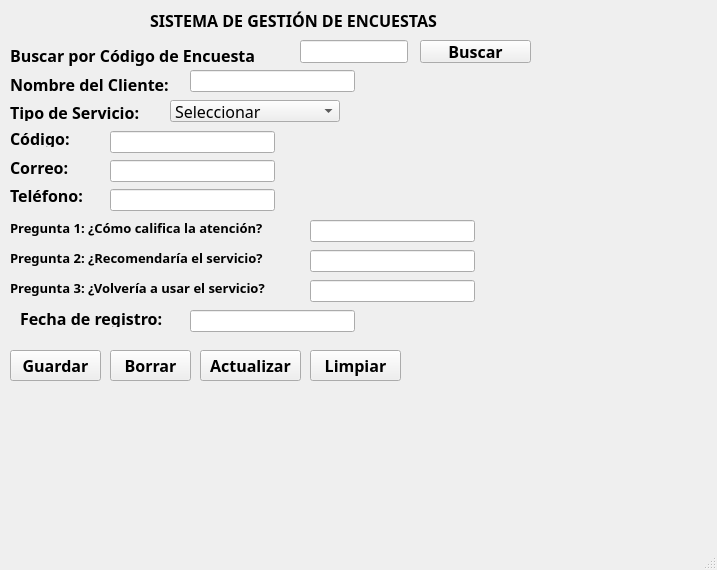
<?xml version="1.0" encoding="UTF-8"?>
<ui version="4.0">
 <class>Encuestas</class>
 <widget class="QMainWindow" name="Encuestas">
  <property name="geometry">
   <rect>
    <x>0</x>
    <y>0</y>
    <width>717</width>
    <height>570</height>
   </rect>
  </property>
  <property name="windowTitle">
   <string>Sistema de Encuestas de Satisfacción del Cliente</string>
  </property>
  <widget class="QWidget" name="centralwidget">
   <widget class="QLabel" name="lbSistemadegestiondeencuestas">
    <property name="geometry">
     <rect>
      <x>150</x>
      <y>0</y>
      <width>371</width>
      <height>41</height>
     </rect>
    </property>
    <property name="font">
     <font>
      <family>Arial Black</family>
      <pointsize>12</pointsize>
      <weight>75</weight>
      <bold>true</bold>
     </font>
    </property>
    <property name="text">
     <string>SISTEMA DE GESTIÓN DE ENCUESTAS</string>
    </property>
   </widget>
   <widget class="QLabel" name="lbpregunta_2">
    <property name="geometry">
     <rect>
      <x>10</x>
      <y>250</y>
      <width>291</width>
      <height>16</height>
     </rect>
    </property>
    <property name="font">
     <font>
      <family>Arial Black</family>
      <pointsize>10</pointsize>
      <weight>75</weight>
      <bold>true</bold>
     </font>
    </property>
    <property name="text">
     <string>Pregunta 2: ¿Recomendaría el servicio?</string>
    </property>
   </widget>
   <widget class="QLabel" name="lbpregunta_3">
    <property name="geometry">
     <rect>
      <x>10</x>
      <y>280</y>
      <width>291</width>
      <height>16</height>
     </rect>
    </property>
    <property name="font">
     <font>
      <family>Arial Black</family>
      <pointsize>10</pointsize>
      <weight>75</weight>
      <bold>true</bold>
     </font>
    </property>
    <property name="text">
     <string>Pregunta 3: ¿Volvería a usar el servicio?</string>
    </property>
   </widget>
   <widget class="QLineEdit" name="txtpregunta_2">
    <property name="geometry">
     <rect>
      <x>310</x>
      <y>250</y>
      <width>165</width>
      <height>22</height>
     </rect>
    </property>
    <property name="font">
     <font>
      <family>Arial Black</family>
      <pointsize>12</pointsize>
     </font>
    </property>
    <property name="text">
     <string/>
    </property>
    <property name="maxLength">
     <number>50</number>
    </property>
   </widget>
   <widget class="QLineEdit" name="txtpregunta_3">
    <property name="geometry">
     <rect>
      <x>310</x>
      <y>280</y>
      <width>165</width>
      <height>22</height>
     </rect>
    </property>
    <property name="font">
     <font>
      <family>Arial Black</family>
      <pointsize>12</pointsize>
     </font>
    </property>
    <property name="text">
     <string/>
    </property>
    <property name="maxLength">
     <number>50</number>
    </property>
   </widget>
   <widget class="QLabel" name="lbpregunta_1">
    <property name="geometry">
     <rect>
      <x>10</x>
      <y>220</y>
      <width>291</width>
      <height>16</height>
     </rect>
    </property>
    <property name="font">
     <font>
      <family>Arial Black</family>
      <pointsize>10</pointsize>
      <weight>75</weight>
      <bold>true</bold>
     </font>
    </property>
    <property name="text">
     <string>Pregunta 1: ¿Cómo califica la atención? </string>
    </property>
   </widget>
   <widget class="QLabel" name="lbfecha">
    <property name="geometry">
     <rect>
      <x>20</x>
      <y>310</y>
      <width>171</width>
      <height>17</height>
     </rect>
    </property>
    <property name="font">
     <font>
      <family>Arial Black</family>
      <pointsize>12</pointsize>
      <weight>75</weight>
      <bold>true</bold>
     </font>
    </property>
    <property name="text">
     <string>Fecha de registro:</string>
    </property>
   </widget>
   <widget class="QLabel" name="lbtipo">
    <property name="geometry">
     <rect>
      <x>10</x>
      <y>104</y>
      <width>161</width>
      <height>17</height>
     </rect>
    </property>
    <property name="font">
     <font>
      <family>Arial Black</family>
      <pointsize>12</pointsize>
      <weight>75</weight>
      <bold>true</bold>
     </font>
    </property>
    <property name="text">
     <string>Tipo de Servicio:</string>
    </property>
   </widget>
   <widget class="QLabel" name="lbnombre">
    <property name="geometry">
     <rect>
      <x>10</x>
      <y>76</y>
      <width>181</width>
      <height>17</height>
     </rect>
    </property>
    <property name="font">
     <font>
      <family>Arial Black</family>
      <pointsize>12</pointsize>
      <weight>75</weight>
      <bold>true</bold>
     </font>
    </property>
    <property name="text">
     <string>Nombre del Cliente:</string>
    </property>
   </widget>
   <widget class="QLabel" name="lbtelefono">
    <property name="geometry">
     <rect>
      <x>10</x>
      <y>187</y>
      <width>91</width>
      <height>17</height>
     </rect>
    </property>
    <property name="font">
     <font>
      <family>Arial Black</family>
      <pointsize>12</pointsize>
      <weight>75</weight>
      <bold>true</bold>
     </font>
    </property>
    <property name="text">
     <string>Teléfono:</string>
    </property>
   </widget>
   <widget class="QLabel" name="lbcorreo">
    <property name="geometry">
     <rect>
      <x>10</x>
      <y>159</y>
      <width>81</width>
      <height>17</height>
     </rect>
    </property>
    <property name="font">
     <font>
      <family>Arial Black</family>
      <pointsize>12</pointsize>
      <weight>75</weight>
      <bold>true</bold>
     </font>
    </property>
    <property name="text">
     <string>Correo:</string>
    </property>
   </widget>
   <widget class="QLabel" name="lbcodigo">
    <property name="geometry">
     <rect>
      <x>10</x>
      <y>130</y>
      <width>81</width>
      <height>17</height>
     </rect>
    </property>
    <property name="font">
     <font>
      <family>Arial Black</family>
      <pointsize>12</pointsize>
      <weight>75</weight>
      <bold>true</bold>
     </font>
    </property>
    <property name="text">
     <string>Código:</string>
    </property>
   </widget>
   <widget class="QLineEdit" name="txtpregunta_1">
    <property name="geometry">
     <rect>
      <x>310</x>
      <y>220</y>
      <width>165</width>
      <height>22</height>
     </rect>
    </property>
    <property name="font">
     <font>
      <family>Arial Black</family>
      <pointsize>12</pointsize>
     </font>
    </property>
    <property name="text">
     <string/>
    </property>
    <property name="maxLength">
     <number>50</number>
    </property>
   </widget>
   <widget class="QLineEdit" name="txttelefono">
    <property name="geometry">
     <rect>
      <x>110</x>
      <y>189</y>
      <width>165</width>
      <height>22</height>
     </rect>
    </property>
    <property name="font">
     <font>
      <family>Arial Black</family>
      <pointsize>12</pointsize>
     </font>
    </property>
    <property name="maxLength">
     <number>7</number>
    </property>
   </widget>
   <widget class="QLineEdit" name="txtnombre">
    <property name="geometry">
     <rect>
      <x>190</x>
      <y>70</y>
      <width>165</width>
      <height>22</height>
     </rect>
    </property>
    <property name="font">
     <font>
      <family>Arial Black</family>
      <pointsize>12</pointsize>
     </font>
    </property>
    <property name="maxLength">
     <number>50</number>
    </property>
   </widget>
   <widget class="QLineEdit" name="txtfecha">
    <property name="geometry">
     <rect>
      <x>190</x>
      <y>310</y>
      <width>165</width>
      <height>22</height>
     </rect>
    </property>
    <property name="font">
     <font>
      <family>Arial Black</family>
      <pointsize>12</pointsize>
     </font>
    </property>
    <property name="maxLength">
     <number>50</number>
    </property>
   </widget>
   <widget class="QComboBox" name="cbtipo">
    <property name="geometry">
     <rect>
      <x>170</x>
      <y>100</y>
      <width>170</width>
      <height>22</height>
     </rect>
    </property>
    <property name="font">
     <font>
      <family>Arial Black</family>
      <pointsize>12</pointsize>
     </font>
    </property>
    <item>
     <property name="text">
      <string>Seleccionar</string>
     </property>
    </item>
    <item>
     <property name="text">
      <string>Presencial</string>
     </property>
    </item>
    <item>
     <property name="text">
      <string>Virtual</string>
     </property>
    </item>
    <item>
     <property name="text">
      <string>Mixto</string>
     </property>
    </item>
   </widget>
   <widget class="QLineEdit" name="txtcodigo">
    <property name="geometry">
     <rect>
      <x>110</x>
      <y>131</y>
      <width>165</width>
      <height>22</height>
     </rect>
    </property>
    <property name="font">
     <font>
      <family>Arial Black</family>
      <pointsize>12</pointsize>
     </font>
    </property>
    <property name="maxLength">
     <number>10</number>
    </property>
   </widget>
   <widget class="QLineEdit" name="txtcorreo">
    <property name="geometry">
     <rect>
      <x>110</x>
      <y>160</y>
      <width>165</width>
      <height>22</height>
     </rect>
    </property>
    <property name="font">
     <font>
      <family>Arial Black</family>
      <pointsize>12</pointsize>
     </font>
    </property>
    <property name="maxLength">
     <number>50</number>
    </property>
   </widget>
   <widget class="QPushButton" name="btnguardar">
    <property name="geometry">
     <rect>
      <x>10</x>
      <y>350</y>
      <width>91</width>
      <height>31</height>
     </rect>
    </property>
    <property name="font">
     <font>
      <family>Arial Black</family>
      <pointsize>12</pointsize>
      <weight>75</weight>
      <bold>true</bold>
     </font>
    </property>
    <property name="text">
     <string>Guardar</string>
    </property>
   </widget>
   <widget class="QPushButton" name="btnborrar">
    <property name="geometry">
     <rect>
      <x>110</x>
      <y>350</y>
      <width>81</width>
      <height>31</height>
     </rect>
    </property>
    <property name="font">
     <font>
      <family>Arial Black</family>
      <pointsize>12</pointsize>
      <weight>75</weight>
      <bold>true</bold>
     </font>
    </property>
    <property name="text">
     <string>Borrar</string>
    </property>
   </widget>
   <widget class="QPushButton" name="btnactualizar">
    <property name="geometry">
     <rect>
      <x>200</x>
      <y>350</y>
      <width>101</width>
      <height>31</height>
     </rect>
    </property>
    <property name="font">
     <font>
      <family>Arial Black</family>
      <pointsize>12</pointsize>
      <weight>75</weight>
      <bold>true</bold>
     </font>
    </property>
    <property name="text">
     <string>Actualizar</string>
    </property>
   </widget>
   <widget class="QPushButton" name="btnlimpiar">
    <property name="geometry">
     <rect>
      <x>310</x>
      <y>350</y>
      <width>91</width>
      <height>31</height>
     </rect>
    </property>
    <property name="font">
     <font>
      <family>Arial Black</family>
      <pointsize>12</pointsize>
      <weight>75</weight>
      <bold>true</bold>
     </font>
    </property>
    <property name="text">
     <string>Limpiar</string>
    </property>
   </widget>
   <widget class="QLineEdit" name="txtbuscarencuesta">
    <property name="geometry">
     <rect>
      <x>300</x>
      <y>40</y>
      <width>108</width>
      <height>23</height>
     </rect>
    </property>
    <property name="font">
     <font>
      <family>Arial Black</family>
     </font>
    </property>
    <property name="maxLength">
     <number>10</number>
    </property>
   </widget>
   <widget class="QLabel" name="lbbuscarporcodigoencuesta">
    <property name="geometry">
     <rect>
      <x>10</x>
      <y>40</y>
      <width>291</width>
      <height>31</height>
     </rect>
    </property>
    <property name="font">
     <font>
      <family>Arial Black</family>
      <pointsize>12</pointsize>
      <weight>75</weight>
      <bold>true</bold>
     </font>
    </property>
    <property name="text">
     <string>Buscar por Código de Encuesta</string>
    </property>
   </widget>
   <widget class="QPushButton" name="btnbuscar">
    <property name="geometry">
     <rect>
      <x>420</x>
      <y>40</y>
      <width>111</width>
      <height>23</height>
     </rect>
    </property>
    <property name="font">
     <font>
      <family>Arial Black</family>
      <pointsize>12</pointsize>
      <weight>75</weight>
      <bold>true</bold>
     </font>
    </property>
    <property name="text">
     <string>Buscar</string>
    </property>
    <property name="icon">
     <iconset theme="system-search">
      <normaloff>Proveedores/src/UI</normaloff>Proveedores/src/UI</iconset>
    </property>
   </widget>
  </widget>
  <widget class="QMenuBar" name="menubar">
   <property name="geometry">
    <rect>
     <x>0</x>
     <y>0</y>
     <width>717</width>
     <height>21</height>
    </rect>
   </property>
  </widget>
  <widget class="QStatusBar" name="statusbar"/>
 </widget>
 <tabstops>
  <tabstop>txtnombre</tabstop>
  <tabstop>cbtipo</tabstop>
  <tabstop>txtcodigo</tabstop>
  <tabstop>txtcorreo</tabstop>
  <tabstop>txttelefono</tabstop>
  <tabstop>txtpregunta_1</tabstop>
  <tabstop>txtfecha</tabstop>
  <tabstop>btnguardar</tabstop>
  <tabstop>btnborrar</tabstop>
  <tabstop>btnactualizar</tabstop>
  <tabstop>btnlimpiar</tabstop>
 </tabstops>
 <resources/>
 <connections/>
</ui>
